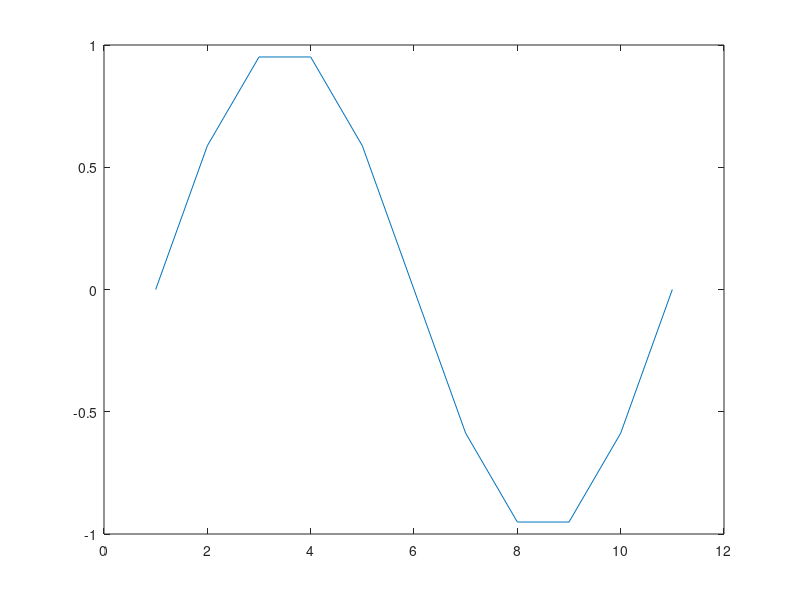
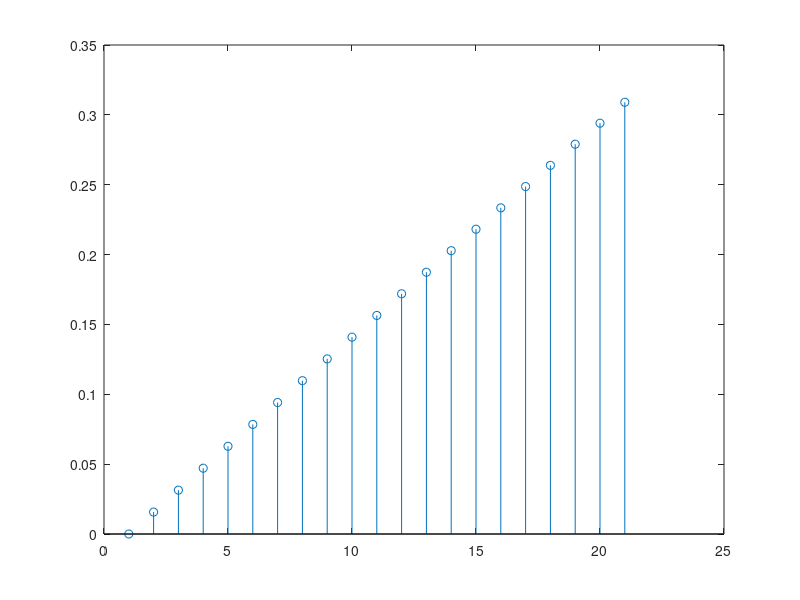
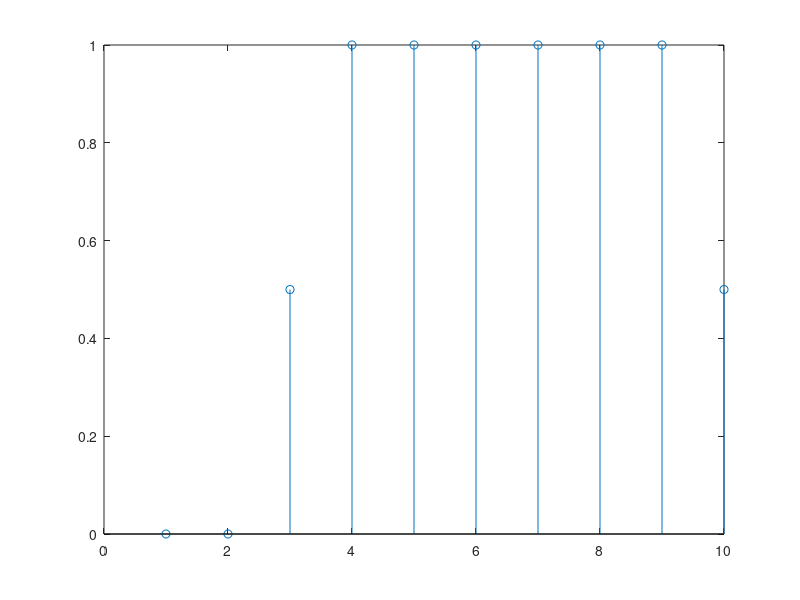
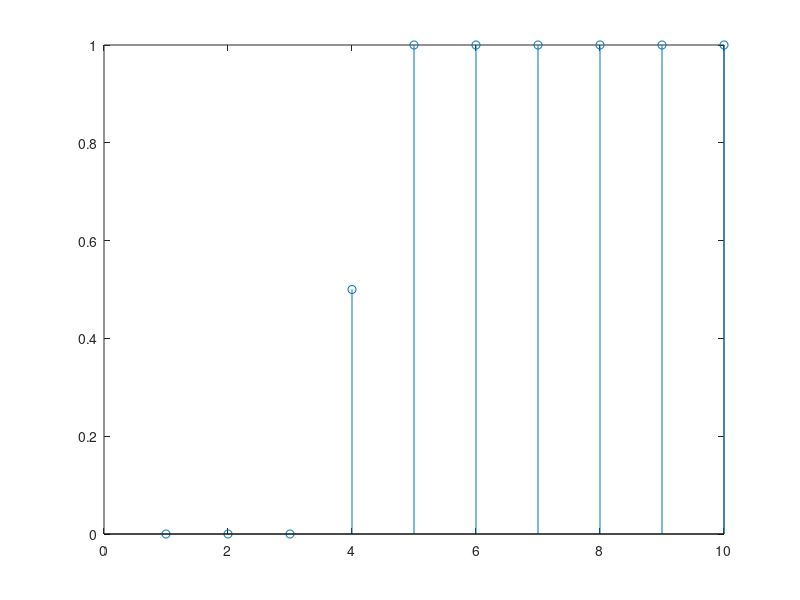

Source code (MATLAB) for these figures, in order:
clear all;
close all;

%1:
f=1;
fs=20;
t=[0:0.1:1];
x1=sin(2*pi*f*t);
plot(x1);
n=[0:1/fs:1];
x2=sin(2*pi*(f/fs)*n);
figure;
stem(x2);

%2:
N=10;
for i=1:N
	if i<4 x(i)=0;
	else x(i)=1;
	end
end
for i=1:N
	if i<N
		y(i)=(x(i)+x(i+1))/2;
	else 
		y(i)=x(i)/2;
	end
end
figure;
stem(y);

%In order to have a casual system, it should depend only in present and past values, such  that:

for i=1:N
	if i>1
		y2(i)=(x(i-1)+x(i))/2;
	else 
		y2(i)=x(i)/2;
	end
end
figure;
stem(y2);

%3:
%Primitive operator:
N=10;
for i=1:N
		y3(i)=x(i);
end
figure;
stem(y3);

%The primitive operator is stable as it reaches and remains on a certain value.

%The impulse response of the primitive operator is a dirac of size 1.

%Stability of system 1:
for i=1:N
	if i>1
		y4(i)=x(i)+2*y4(i-1);
	else 
		y4(i)=x(i);
	end
end
figure;
stem(y4);
%The system is not stable as it doesn-t reach a steady-stsate value.

%Impulse response:
for i=1:N
	if i!=5 xdirac(i)=0;
	else xdirac(i)=1;
	end
end
for i=1:N
	if i>1
		y5(i)=xdirac(i)+2*y5(i-1);
	else 
		y5(i)=xdirac(i);
	end
end
figure;
stem(y5);

%Stability of system 2:


%Impulse response:
for i=1:N
	if i>1
		y6(i)=xdirac(i)+y6(i-1)/3;
	else 
		y6(i)=xdirac(i);
	end
end
figure;
stem(y6);
%The system is not stable as it doesn-t reach a steady-stsate value.

%3:
xa=[0 0 0 0 1 2 3 4 5 0 0 0 0 0 0 0 0 0 0];
xb=[0 0 0 0 0 0 0 0 0 4 3 2 1 0 0 0 0 0 0];
for i=1:19
	if i>1 && i<19
		ya(i)=3*xa(i-1)-2*xa(i)+xa(i+1);
	elseif i==19
		ya(i)=3*xa(i-1)-2*xa(i);
	elseif i==1
		ya(i)=2*xa(i)+xa(i+1);
	end
end
figure;
stem(ya);

for i=1:19
	if i>1 && i<19
		yb(i)=3*xb(i-1)-2*xb(i)+xb(i+1);
	elseif i==19
		yb(i)=3*xb(i-1)-2*xb(i);
	elseif i==1
		yb(i)=2*xb(i)+xb(i+1);
	end
end
figure;
stem(yb);